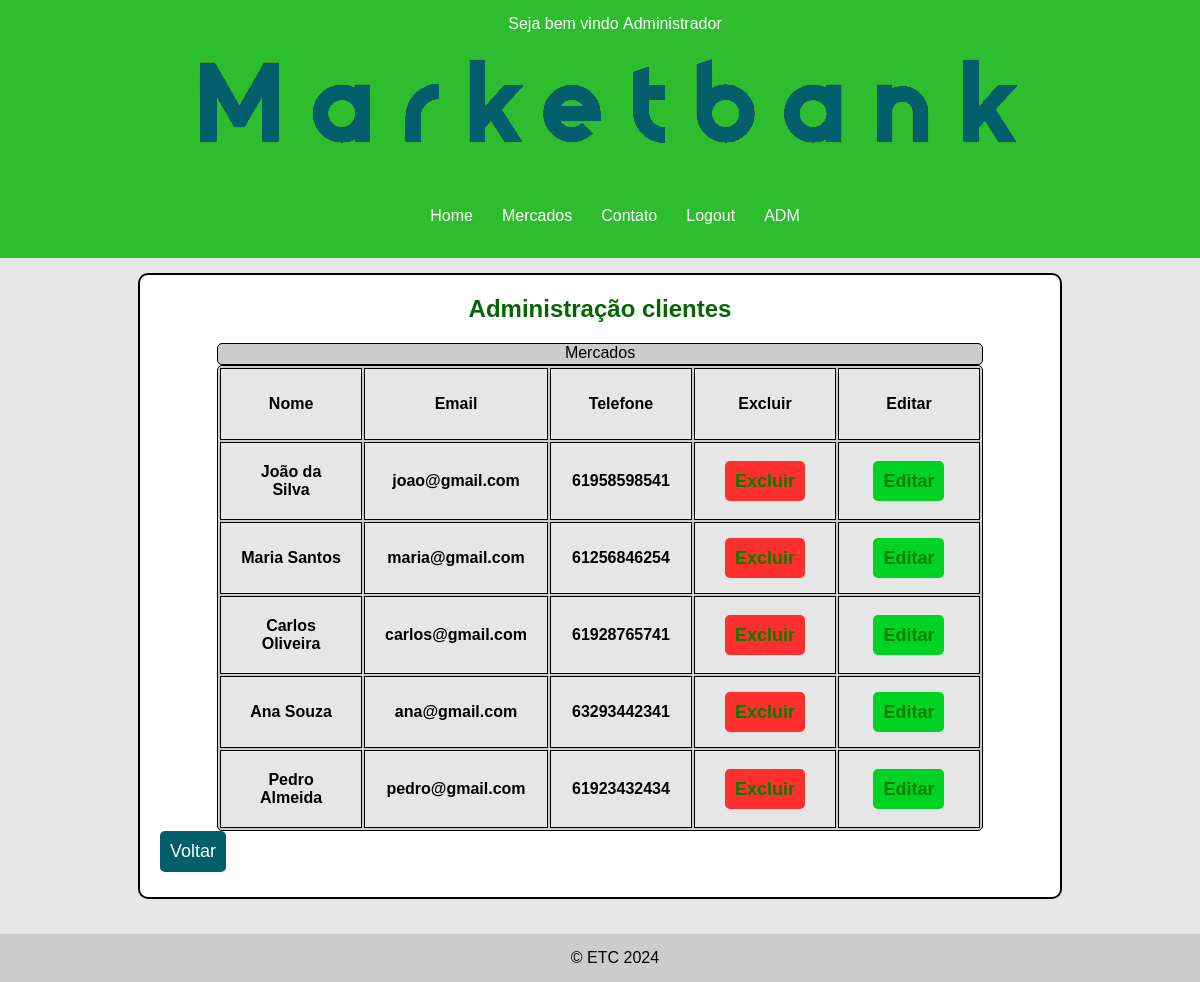
Page /CRUD/admcliente.php (signed in) on the committed database.
### tables this page shows
CREATE TABLE IF NOT EXISTS `cliente` (
  `id_cliente` INT(11) NOT NULL AUTO_INCREMENT,
  `id_usuario` INT(11) NOT NULL,
  `telefone` VARCHAR(11) NOT NULL,
  PRIMARY KEY (`id_cliente`),
  INDEX `id_usuario` (`id_usuario` ASC) ,
  CONSTRAINT `cliente_ibfk_1`
    FOREIGN KEY (`id_usuario`)
    REFERENCES `usuario` (`id_usuario`));

CREATE TABLE IF NOT EXISTS `usuario` (
  `id_usuario` INT(11) NOT NULL AUTO_INCREMENT,
  `nome` VARCHAR(255) NOT NULL,
  `email` VARCHAR(255) NOT NULL,
  `senha` VARCHAR(255) NOT NULL,
  `tipo` ENUM('cliente', 'administrador', 'dono') NOT NULL,
  PRIMARY KEY (`id_usuario`),
  UNIQUE INDEX `email` (`email` ASC) );

### model/administradorDAO.php (called while the page is built, shortened)
<?php
class administradorDAO
{
    private $conn;
    public function __construct($conn)
    {
        $this->conn = $conn;
    }
    public function getAllUsuarioByTipo($tipo)
    {
        switch ($tipo) {
            case "cliente":
                $query = "SELECT usuario.* , cliente.telefone,id_cliente FROM usuario JOIN cliente ON usuario.id_usuario = cliente.id_usuario;";
                $stmt = $this->conn->prepare($query);
                if ($stmt->execute()) {
                    return $stmt->fetchAll(PDO::FETCH_ASSOC);
                } else {
                    return "ocorreu um erro" . $stmt->errorInfo();
                }
                break;
        }
    }
}

### CRUD/admcliente.php (the view, shortened to what this page needs)
<?php
require_once '../cadastro/cadastro.php';
require_once '../model/administradorDAO.php';
$administradorDAO = new administradorDAO($conn);
$allcliente = $administradorDAO->getAllUsuarioByTipo('cliente');
require_once '../inc/cabecalhocadastro.php';
?>
<div class="wrapper">
<div id="area-principal">
        <div class="postagem">
            <h2>Administração clientes</h2>
            <table class="center">
            <caption>Mercados</caption>
            <thead>
                <tr class="table_adm">
                    <th>Nome</th>
                    <th>Email</th>
                    <th>Telefone</th>
                    <th>Excluir</th>
                    <th>Editar</th>
                </tr>
            </thead>
            <?php foreach ($allcliente as $cliente): ?>
                <tr>
                    <th><?= $cliente['nome']; ?></th>
                    <th><?= $cliente['email']; ?></th>
                    <th><?= $cliente['telefone']; ?></th>
                    <th>
                    <a class="button_padrao btn_delete" href="?id_usuario=<?= $cliente['id_usuario'] ?>" onclick="confirmarExclusaoClienteadm();">Excluir</a>
                    </th>
                    <th>
                        <a class="button_padrao btn_edit" href="editclienteadm.php?id_cliente=<?= $cliente['id_cliente'] ?>">Editar</a>
                    </th>
                </tr>
            <?php endforeach ?>
        </table>
            <button class="button_padrao" onclick="window.location.href='administrador.php'">Voltar</button>
        </div>
        </div>
    <?php require_once '../inc/rodape.php'; ?>

### css/cadastro.css (style rules this page uses)
* { margin: 0; padding: 0; }
html, body { width: 100%; height: 100%; font-size: 1em; font-family: "Trebuchet MS", Helvetica, sans-serif; background: #e6e6e6; overflow-y: scroll; overflow-x: hidden; }
.wrapper { display: flex; flex-direction: column; min-height: 75vh; }
#area-principal { flex: 1; width: 1100px; margin: 0 auto; padding: 15px; }
.postagem h2 { color: rgb(2, 102, 2); }
.postagem { margin: 0 auto; padding: 20px; margin-bottom: 20px; background: white; width: 880px; border: 2px solid black; border-radius: 10px; }
.conteudo-lateral, a { color: rgb(9, 82, 9); text-decoration: none; }
.postagem h2 { text-align: center; }
a { text-decoration: none; }
a:link, a:visited { color: green; }
h2 { margin-bottom: 20px; }
.button_padrao { font-size: 18px; padding: 10px; background-color: #005f6b; color: #fff; border: none; border-radius: 5px; cursor: pointer; margin-bottom: 5px; }
table, tr, th, thead { border: 1px solid black; width: auto; }
table, tr, thead, caption { border: 1px solid black; height: 20px; align-items: center; background-color: #ccc; border-radius: 5px; }
th { width: 100px; height: 30px; border: 1px solid black; padding: 20px; background-color: #e6e6e6; }
.btn_delete { background-color: rgb(255, 47, 47); }
.btn_edit { background-color: rgb(0, 211, 35); }
.center { margin: 0 auto; }

### rows in the picture
cliente: id_usuario.nome "João da Silva", id_usuario.email "joao@gmail.com", telefone "61958598541"
cliente: id_usuario.nome "Maria Santos", id_usuario.email "maria@gmail.com", telefone "61256846254"
cliente: id_usuario.nome "Carlos Oliveira", id_usuario.email "carlos@gmail.com", telefone "61928765741"
cliente: id_usuario.nome "Ana Souza", id_usuario.email "ana@gmail.com", telefone "63293442341"
cliente: id_usuario.nome "Pedro Almeida", id_usuario.email "pedro@gmail.com", telefone "61923432434"

### other values in the picture
$_SESSION['usuario']['nome'] "Administrador"
